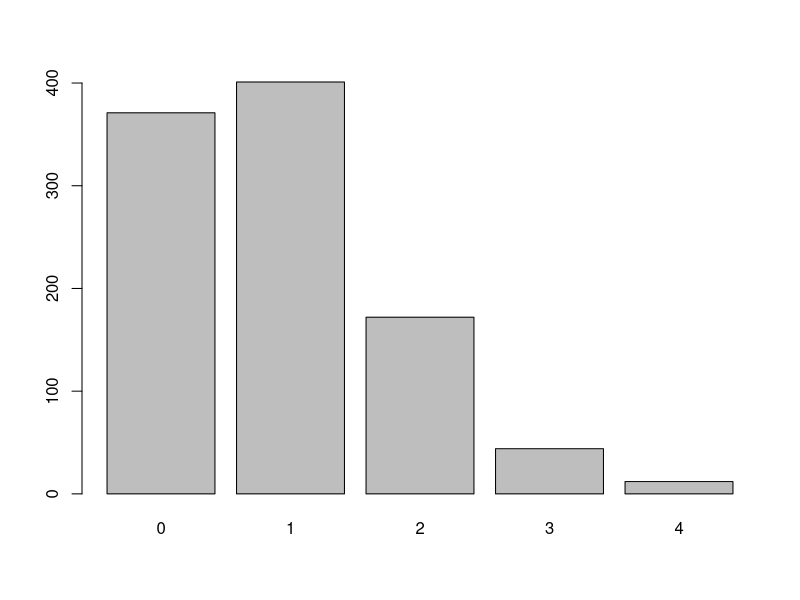

The R source for this figure:

simtest <- function(){
  df = as.data.frame(MASS::mvrnorm(n=20,mu=rep(0,20),Sigma=diag(20)))
  df$catdog = rep(c("cat","dog"), e=10)
  ps = list(1:20)
  for(i in 1:20){
    ps[i]<-t.test(df[,i]~df[,21])$p.value
  }
  sum(unlist(ps)<.05)
}

res = replicate(1e3, simtest())
barplot(table(res))
